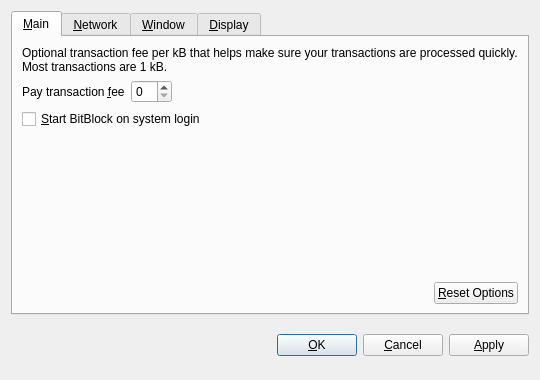
<?xml version="1.0" encoding="UTF-8"?>
<ui version="4.0">
 <class>OptionsDialog</class>
 <widget class="QDialog" name="OptionsDialog">
  <property name="geometry">
   <rect>
    <x>0</x>
    <y>0</y>
    <width>540</width>
    <height>380</height>
   </rect>
  </property>
  <property name="windowTitle">
   <string>Options</string>
  </property>
  <property name="modal">
   <bool>true</bool>
  </property>
  <layout class="QVBoxLayout" name="verticalLayout">
   <item>
    <widget class="QTabWidget" name="tabWidget">
     <property name="tabPosition">
      <enum>QTabWidget::North</enum>
     </property>
     <property name="currentIndex">
      <number>0</number>
     </property>
     <widget class="QWidget" name="tabMain">
      <attribute name="title">
       <string>&amp;Main</string>
      </attribute>
      <layout class="QVBoxLayout" name="verticalLayout_Main">
       <item>
        <widget class="QLabel" name="transactionFeeInfoLabel">
         <property name="text">
          <string>Optional transaction fee per kB that helps make sure your transactions are processed quickly. Most transactions are 1 kB.</string>
         </property>
         <property name="textFormat">
          <enum>Qt::PlainText</enum>
         </property>
         <property name="wordWrap">
          <bool>true</bool>
         </property>
        </widget>
       </item>
       <item>
        <layout class="QHBoxLayout" name="horizontalLayout_1_Main">
         <item>
          <widget class="QLabel" name="transactionFeeLabel">
           <property name="text">
            <string>Pay transaction &amp;fee</string>
           </property>
           <property name="textFormat">
            <enum>Qt::PlainText</enum>
           </property>
           <property name="buddy">
            <cstring>transactionFee</cstring>
           </property>
          </widget>
         </item>
         <item>
          <widget class="BitcoinAmountField" name="transactionFee"/>
         </item>
         <item>
          <spacer name="horizontalSpacer_1_Main">
           <property name="orientation">
            <enum>Qt::Horizontal</enum>
           </property>
           <property name="sizeHint" stdset="0">
            <size>
             <width>40</width>
             <height>20</height>
            </size>
           </property>
          </spacer>
         </item>
        </layout>
       </item>
       <item>
        <widget class="QCheckBox" name="bitcoinAtStartup">
         <property name="toolTip">
          <string>Automatically start BitBlock after logging in to the system.</string>
         </property>
         <property name="text">
          <string>&amp;Start BitBlock on system login</string>
         </property>
        </widget>
       </item>
       <item>
        <spacer name="verticalSpacer_Main">
         <property name="orientation">
          <enum>Qt::Vertical</enum>
         </property>
         <property name="sizeHint" stdset="0">
          <size>
           <width>20</width>
           <height>40</height>
          </size>
         </property>
        </spacer>
       </item>
       <item>
        <layout class="QHBoxLayout" name="horizontalLayout_2_Main">
         <item>
          <spacer name="horizontalSpacer_2_Main">
           <property name="orientation">
            <enum>Qt::Horizontal</enum>
           </property>
           <property name="sizeHint" stdset="0">
            <size>
             <width>40</width>
             <height>20</height>
            </size>
           </property>
          </spacer>
         </item>
         <item>
          <widget class="QPushButton" name="resetButton">
           <property name="toolTip">
            <string>Reset all client options to default.</string>
           </property>
           <property name="text">
            <string>&amp;Reset Options</string>
           </property>
           <property name="autoDefault">
            <bool>false</bool>
           </property>
          </widget>
         </item>
        </layout>
       </item>
      </layout>
     </widget>
     <widget class="QWidget" name="tabNetwork">
      <attribute name="title">
       <string>&amp;Network</string>
      </attribute>
      <layout class="QVBoxLayout" name="verticalLayout_Network">
       <item>
        <widget class="QCheckBox" name="mapPortUpnp">
         <property name="toolTip">
          <string>Automatically open the BitBlock client port on the router. This only works when your router supports UPnP and it is enabled.</string>
         </property>
         <property name="text">
          <string>Map port using &amp;UPnP</string>
         </property>
        </widget>
       </item>
       <item>
        <widget class="QCheckBox" name="connectSocks">
         <property name="toolTip">
          <string>Connect to the BitBlock network through a SOCKS proxy (e.g. when connecting through Tor).</string>
         </property>
         <property name="text">
          <string>&amp;Connect through SOCKS proxy:</string>
         </property>
        </widget>
       </item>
       <item>
        <layout class="QHBoxLayout" name="horizontalLayout_Network">
         <item>
          <widget class="QLabel" name="proxyIpLabel">
           <property name="text">
            <string>Proxy &amp;IP:</string>
           </property>
           <property name="textFormat">
            <enum>Qt::PlainText</enum>
           </property>
           <property name="buddy">
            <cstring>proxyIp</cstring>
           </property>
          </widget>
         </item>
         <item>
          <widget class="QValidatedLineEdit" name="proxyIp">
           <property name="maximumSize">
            <size>
             <width>140</width>
             <height>16777215</height>
            </size>
           </property>
           <property name="toolTip">
            <string>IP address of the proxy (e.g. 127.0.0.1)</string>
           </property>
          </widget>
         </item>
         <item>
          <widget class="QLabel" name="proxyPortLabel">
           <property name="text">
            <string>&amp;Port:</string>
           </property>
           <property name="textFormat">
            <enum>Qt::PlainText</enum>
           </property>
           <property name="buddy">
            <cstring>proxyPort</cstring>
           </property>
          </widget>
         </item>
         <item>
          <widget class="QLineEdit" name="proxyPort">
           <property name="maximumSize">
            <size>
             <width>55</width>
             <height>16777215</height>
            </size>
           </property>
           <property name="toolTip">
            <string>Port of the proxy (e.g. 9050)</string>
           </property>
          </widget>
         </item>
         <item>
          <widget class="QLabel" name="socksVersionLabel">
           <property name="text">
            <string>SOCKS &amp;Version:</string>
           </property>
           <property name="textFormat">
            <enum>Qt::PlainText</enum>
           </property>
           <property name="buddy">
            <cstring>socksVersion</cstring>
           </property>
          </widget>
         </item>
         <item>
          <widget class="QValueComboBox" name="socksVersion">
           <property name="toolTip">
            <string>SOCKS version of the proxy (e.g. 5)</string>
           </property>
          </widget>
         </item>
         <item>
          <spacer name="horizontalSpacer_Network">
           <property name="orientation">
            <enum>Qt::Horizontal</enum>
           </property>
           <property name="sizeHint" stdset="0">
            <size>
             <width>40</width>
             <height>20</height>
            </size>
           </property>
          </spacer>
         </item>
        </layout>
       </item>
       <item>
        <spacer name="verticalSpacer_Network">
         <property name="orientation">
          <enum>Qt::Vertical</enum>
         </property>
         <property name="sizeHint" stdset="0">
          <size>
           <width>20</width>
           <height>40</height>
          </size>
         </property>
        </spacer>
       </item>
      </layout>
     </widget>
     <widget class="QWidget" name="tabWindow">
      <attribute name="title">
       <string>&amp;Window</string>
      </attribute>
      <layout class="QVBoxLayout" name="verticalLayout_Window">
       <item>
        <widget class="QCheckBox" name="minimizeToTray">
         <property name="toolTip">
          <string>Show only a tray icon after minimizing the window.</string>
         </property>
         <property name="text">
          <string>&amp;Minimize to the tray instead of the taskbar</string>
         </property>
        </widget>
       </item>
       <item>
        <widget class="QCheckBox" name="minimizeOnClose">
         <property name="toolTip">
          <string>Minimize instead of exit the application when the window is closed. When this option is enabled, the application will be closed only after selecting Quit in the menu.</string>
         </property>
         <property name="text">
          <string>M&amp;inimize on close</string>
         </property>
        </widget>
       </item>
       <item>
        <spacer name="verticalSpacer_Window">
         <property name="orientation">
          <enum>Qt::Vertical</enum>
         </property>
         <property name="sizeHint" stdset="0">
          <size>
           <width>20</width>
           <height>40</height>
          </size>
         </property>
        </spacer>
       </item>
      </layout>
     </widget>
     <widget class="QWidget" name="tabDisplay">
      <attribute name="title">
       <string>&amp;Display</string>
      </attribute>
      <layout class="QVBoxLayout" name="verticalLayout_Display">
       <item>
        <layout class="QHBoxLayout" name="horizontalLayout_1_Display">
         <item>
          <widget class="QLabel" name="langLabel">
           <property name="text">
            <string>User Interface &amp;language:</string>
           </property>
           <property name="textFormat">
            <enum>Qt::PlainText</enum>
           </property>
           <property name="buddy">
            <cstring>lang</cstring>
           </property>
          </widget>
         </item>
         <item>
          <widget class="QValueComboBox" name="lang">
           <property name="toolTip">
            <string>The user interface language can be set here. This setting will take effect after restarting BitBlock.</string>
           </property>
          </widget>
         </item>
        </layout>
       </item>
       <item>
        <layout class="QHBoxLayout" name="horizontalLayout_2_Display">
         <item>
          <widget class="QLabel" name="unitLabel">
           <property name="text">
            <string>&amp;Unit to show amounts in:</string>
           </property>
           <property name="textFormat">
            <enum>Qt::PlainText</enum>
           </property>
           <property name="buddy">
            <cstring>unit</cstring>
           </property>
          </widget>
         </item>
         <item>
          <widget class="QValueComboBox" name="unit">
           <property name="toolTip">
            <string>Choose the default subdivision unit to show in the interface and when sending coins.</string>
           </property>
          </widget>
         </item>
        </layout>
       </item>
       <item>
        <widget class="QCheckBox" name="displayAddresses">
         <property name="toolTip">
          <string>Whether to show BitBlock addresses in the transaction list or not.</string>
         </property>
         <property name="text">
          <string>&amp;Display addresses in transaction list</string>
         </property>
        </widget>
       </item>
       <item>
        <widget class="QCheckBox" name="coinControlFeatures">
         <property name="toolTip">
          <string>Whether to show coin control features or not.</string>
         </property>
         <property name="text">
          <string>Display coin &amp;control features (experts only!)</string>
         </property>
        </widget>
       </item>
       <item>
        <spacer name="verticalSpacer_Display">
         <property name="orientation">
          <enum>Qt::Vertical</enum>
         </property>
         <property name="sizeHint" stdset="0">
          <size>
           <width>20</width>
           <height>40</height>
          </size>
         </property>
        </spacer>
       </item>
      </layout>
     </widget>
    </widget>
   </item>
   <item>
    <layout class="QHBoxLayout" name="horizontalLayout_Buttons">
     <item>
      <spacer name="horizontalSpacer_1">
       <property name="orientation">
        <enum>Qt::Horizontal</enum>
       </property>
       <property name="sizeHint" stdset="0">
        <size>
         <width>40</width>
         <height>48</height>
        </size>
       </property>
      </spacer>
     </item>
     <item>
      <widget class="QLabel" name="statusLabel">
       <property name="font">
        <font>
         <weight>75</weight>
         <bold>true</bold>
        </font>
       </property>
       <property name="text">
        <string/>
       </property>
       <property name="textFormat">
        <enum>Qt::PlainText</enum>
       </property>
       <property name="wordWrap">
        <bool>true</bool>
       </property>
      </widget>
     </item>
     <item>
      <spacer name="horizontalSpacer_2">
       <property name="orientation">
        <enum>Qt::Horizontal</enum>
       </property>
       <property name="sizeHint" stdset="0">
        <size>
         <width>40</width>
         <height>48</height>
        </size>
       </property>
      </spacer>
     </item>
     <item>
      <widget class="QPushButton" name="okButton">
       <property name="text">
        <string>&amp;OK</string>
       </property>
      </widget>
     </item>
     <item>
      <widget class="QPushButton" name="cancelButton">
       <property name="text">
        <string>&amp;Cancel</string>
       </property>
       <property name="autoDefault">
        <bool>false</bool>
       </property>
      </widget>
     </item>
     <item>
      <widget class="QPushButton" name="applyButton">
       <property name="text">
        <string>&amp;Apply</string>
       </property>
       <property name="autoDefault">
        <bool>false</bool>
       </property>
      </widget>
     </item>
    </layout>
   </item>
  </layout>
 </widget>
 <customwidgets>
  <customwidget>
   <class>BitcoinAmountField</class>
   <extends>QSpinBox</extends>
   <header>bitcoinamountfield.h</header>
  </customwidget>
  <customwidget>
   <class>QValueComboBox</class>
   <extends>QComboBox</extends>
   <header>qvaluecombobox.h</header>
  </customwidget>
  <customwidget>
   <class>QValidatedLineEdit</class>
   <extends>QLineEdit</extends>
   <header>qvalidatedlineedit.h</header>
  </customwidget>
 </customwidgets>
 <resources/>
 <connections/>
</ui>
